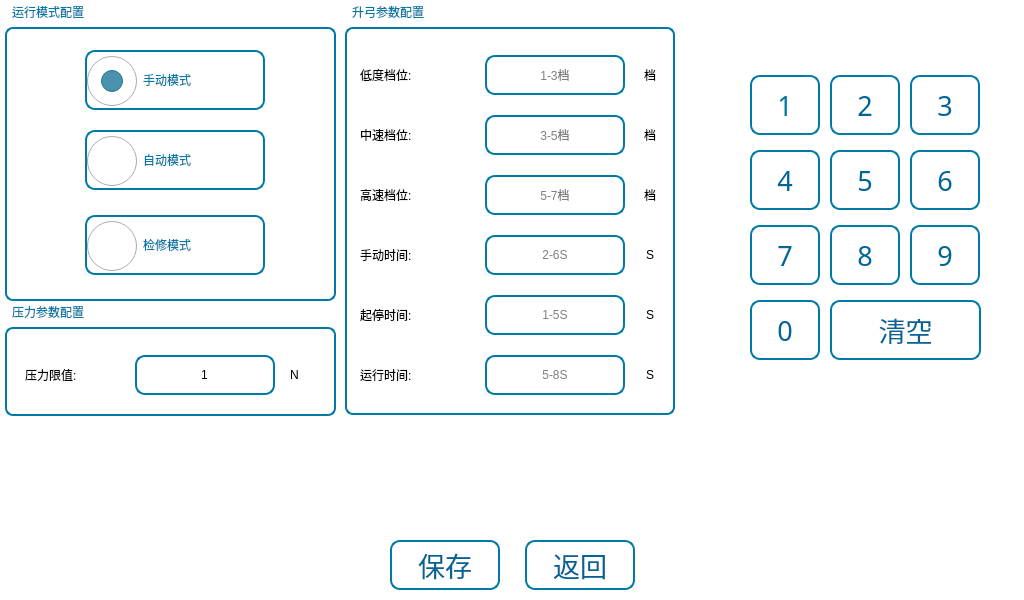
<?xml version="1.0" encoding="UTF-8"?>
<ui version="4.0">
 <class>SystemConf</class>
 <widget class="QWidget" name="SystemConf">
  <property name="geometry">
   <rect>
    <x>0</x>
    <y>0</y>
    <width>1024</width>
    <height>600</height>
   </rect>
  </property>
  <property name="windowTitle">
   <string>Form</string>
  </property>
  <property name="styleSheet">
   <string notr="true">QWidget#SystemConf{
background-color: rgb(255, 255, 255);
}
QToolButton{
font: 20pt &quot;文泉驿等宽微米黑&quot;;
color: rgb(0, 101, 150);
border:2px solid rgb(0, 122, 165);
border-radius:10px;
background-color: rgb(255, 255, 255);
}
QToolButton:disabled{
font: 20pt &quot;文泉驿等宽微米黑&quot;;
color: rgb(180, 180, 180);
border-color: rgb(180, 180, 180);
}
QGroupBox{
font: 20pt &quot;文泉驿等宽微米黑&quot;;
color: rgb(0, 122, 165);
border:2px solid rgb(0, 122, 165);
border-radius:8px;
margin-top:22px;
}
QGroupBox:title{
subcontrol-origin: margin;
left: 5px;
}
QRadioButton{
font: 20pt &quot;文泉驿等宽微米黑&quot;;
color:rgb(0, 122, 165);
border-radius:10px;
border:2px solid rgb(0, 122, 165);
background-color: rgb(255, 255, 255);
}
QRadioButton:disabled{
font: 20pt &quot;文泉驿等宽微米黑&quot;;
color: rgb(180, 180, 180);
border-color: rgb(180, 180, 180);
}
QRadioButton::indicator{
width:45px;
height:45px;
margin-left:5px;
}
QRadioButton::indicator::unchecked {
image: url(:/Image/disenable.png);
}
QRadioButton::indicator::checked {
image: url(:/Image/enable.png);
}
QLineEdit{
font: 18pt &quot;文泉驿等宽微米黑&quot;;
background-color: rgb(255, 255, 255);
border: 2px solid rgb(0, 122, 165);
border-radius:10px;
}</string>
  </property>
  <widget class="QGroupBox" name="groupBox">
   <property name="geometry">
    <rect>
     <x>5</x>
     <y>5</y>
     <width>331</width>
     <height>296</height>
    </rect>
   </property>
   <property name="title">
    <string>运行模式配置</string>
   </property>
   <widget class="QRadioButton" name="rBtnAutoMode">
    <property name="geometry">
     <rect>
      <x>80</x>
      <y>125</y>
      <width>180</width>
      <height>60</height>
     </rect>
    </property>
    <property name="text">
     <string>自动模式</string>
    </property>
    <property name="checked">
     <bool>false</bool>
    </property>
   </widget>
   <widget class="QRadioButton" name="rBtnRepairMode">
    <property name="geometry">
     <rect>
      <x>80</x>
      <y>210</y>
      <width>180</width>
      <height>60</height>
     </rect>
    </property>
    <property name="text">
     <string>检修模式</string>
    </property>
    <property name="checked">
     <bool>false</bool>
    </property>
   </widget>
   <widget class="QRadioButton" name="rBtnManualMode">
    <property name="geometry">
     <rect>
      <x>80</x>
      <y>45</y>
      <width>180</width>
      <height>60</height>
     </rect>
    </property>
    <property name="text">
     <string>手动模式</string>
    </property>
    <property name="checked">
     <bool>true</bool>
    </property>
   </widget>
  </widget>
  <widget class="QGroupBox" name="groupBox_2">
   <property name="geometry">
    <rect>
     <x>5</x>
     <y>305</y>
     <width>331</width>
     <height>111</height>
    </rect>
   </property>
   <property name="title">
    <string>压力参数配置</string>
   </property>
   <widget class="QLabel" name="lb_12">
    <property name="geometry">
     <rect>
      <x>20</x>
      <y>50</y>
      <width>91</width>
      <height>40</height>
     </rect>
    </property>
    <property name="styleSheet">
     <string notr="true">font: 14pt &quot;文泉驿等宽微米黑&quot;;
color: rgb(0, 0, 0);</string>
    </property>
    <property name="text">
     <string>压力限值:</string>
    </property>
   </widget>
   <widget class="QLabel" name="lb_14">
    <property name="geometry">
     <rect>
      <x>285</x>
      <y>50</y>
      <width>30</width>
      <height>40</height>
     </rect>
    </property>
    <property name="styleSheet">
     <string notr="true">font: 14pt &quot;文泉驿等宽微米黑&quot;;
color: rgb(0, 0, 0);</string>
    </property>
    <property name="text">
     <string>N</string>
    </property>
   </widget>
   <widget class="QLineEdit" name="lineEditP_1">
    <property name="geometry">
     <rect>
      <x>130</x>
      <y>50</y>
      <width>140</width>
      <height>40</height>
     </rect>
    </property>
    <property name="focusPolicy">
     <enum>Qt::StrongFocus</enum>
    </property>
    <property name="text">
     <string>1</string>
    </property>
    <property name="maxLength">
     <number>4</number>
    </property>
    <property name="echoMode">
     <enum>QLineEdit::Normal</enum>
    </property>
    <property name="alignment">
     <set>Qt::AlignCenter</set>
    </property>
    <property name="placeholderText">
     <string>0-1000N</string>
    </property>
   </widget>
  </widget>
  <widget class="QGroupBox" name="groupBox_3">
   <property name="geometry">
    <rect>
     <x>345</x>
     <y>5</y>
     <width>330</width>
     <height>410</height>
    </rect>
   </property>
   <property name="title">
    <string>升弓参数配置</string>
   </property>
   <widget class="QLabel" name="lb_3">
    <property name="geometry">
     <rect>
      <x>15</x>
      <y>50</y>
      <width>110</width>
      <height>40</height>
     </rect>
    </property>
    <property name="styleSheet">
     <string notr="true">font: 14pt &quot;文泉驿等宽微米黑&quot;;
color: rgb(0, 0, 0);</string>
    </property>
    <property name="text">
     <string>低度档位:</string>
    </property>
   </widget>
   <widget class="QLabel" name="lb_4">
    <property name="geometry">
     <rect>
      <x>15</x>
      <y>110</y>
      <width>110</width>
      <height>40</height>
     </rect>
    </property>
    <property name="styleSheet">
     <string notr="true">font: 14pt &quot;文泉驿等宽微米黑&quot;;
color: rgb(0, 0, 0);</string>
    </property>
    <property name="text">
     <string>中速档位:</string>
    </property>
   </widget>
   <widget class="QLabel" name="lb_5">
    <property name="geometry">
     <rect>
      <x>15</x>
      <y>170</y>
      <width>110</width>
      <height>40</height>
     </rect>
    </property>
    <property name="styleSheet">
     <string notr="true">font: 14pt &quot;文泉驿等宽微米黑&quot;;
color: rgb(0, 0, 0);</string>
    </property>
    <property name="text">
     <string>高速档位:</string>
    </property>
   </widget>
   <widget class="QLabel" name="lb_6">
    <property name="geometry">
     <rect>
      <x>15</x>
      <y>230</y>
      <width>110</width>
      <height>40</height>
     </rect>
    </property>
    <property name="styleSheet">
     <string notr="true">font: 14pt &quot;文泉驿等宽微米黑&quot;;
color: rgb(0, 0, 0);</string>
    </property>
    <property name="text">
     <string>手动时间:</string>
    </property>
   </widget>
   <widget class="QLabel" name="lb_7">
    <property name="geometry">
     <rect>
      <x>15</x>
      <y>290</y>
      <width>110</width>
      <height>40</height>
     </rect>
    </property>
    <property name="styleSheet">
     <string notr="true">font: 14pt &quot;文泉驿等宽微米黑&quot;;
color: rgb(0, 0, 0);</string>
    </property>
    <property name="text">
     <string>起停时间:</string>
    </property>
   </widget>
   <widget class="QLabel" name="lb_8">
    <property name="geometry">
     <rect>
      <x>15</x>
      <y>350</y>
      <width>110</width>
      <height>40</height>
     </rect>
    </property>
    <property name="styleSheet">
     <string notr="true">font: 14pt &quot;文泉驿等宽微米黑&quot;;
color: rgb(0, 0, 0);</string>
    </property>
    <property name="text">
     <string>运行时间:</string>
    </property>
   </widget>
   <widget class="QLineEdit" name="lineEditLS">
    <property name="geometry">
     <rect>
      <x>140</x>
      <y>50</y>
      <width>140</width>
      <height>40</height>
     </rect>
    </property>
    <property name="focusPolicy">
     <enum>Qt::StrongFocus</enum>
    </property>
    <property name="text">
     <string/>
    </property>
    <property name="maxLength">
     <number>1</number>
    </property>
    <property name="echoMode">
     <enum>QLineEdit::Normal</enum>
    </property>
    <property name="alignment">
     <set>Qt::AlignCenter</set>
    </property>
    <property name="placeholderText">
     <string>1-3档</string>
    </property>
   </widget>
   <widget class="QLineEdit" name="lineEditMS">
    <property name="geometry">
     <rect>
      <x>140</x>
      <y>110</y>
      <width>140</width>
      <height>40</height>
     </rect>
    </property>
    <property name="focusPolicy">
     <enum>Qt::StrongFocus</enum>
    </property>
    <property name="text">
     <string/>
    </property>
    <property name="maxLength">
     <number>1</number>
    </property>
    <property name="echoMode">
     <enum>QLineEdit::Normal</enum>
    </property>
    <property name="alignment">
     <set>Qt::AlignCenter</set>
    </property>
    <property name="placeholderText">
     <string>3-5档</string>
    </property>
   </widget>
   <widget class="QLineEdit" name="lineEditHS">
    <property name="geometry">
     <rect>
      <x>140</x>
      <y>170</y>
      <width>140</width>
      <height>40</height>
     </rect>
    </property>
    <property name="focusPolicy">
     <enum>Qt::StrongFocus</enum>
    </property>
    <property name="text">
     <string/>
    </property>
    <property name="maxLength">
     <number>1</number>
    </property>
    <property name="echoMode">
     <enum>QLineEdit::Normal</enum>
    </property>
    <property name="alignment">
     <set>Qt::AlignCenter</set>
    </property>
    <property name="placeholderText">
     <string>5-7档</string>
    </property>
   </widget>
   <widget class="QLineEdit" name="lineEditMT">
    <property name="geometry">
     <rect>
      <x>140</x>
      <y>230</y>
      <width>140</width>
      <height>40</height>
     </rect>
    </property>
    <property name="focusPolicy">
     <enum>Qt::StrongFocus</enum>
    </property>
    <property name="text">
     <string/>
    </property>
    <property name="maxLength">
     <number>4</number>
    </property>
    <property name="echoMode">
     <enum>QLineEdit::Normal</enum>
    </property>
    <property name="alignment">
     <set>Qt::AlignCenter</set>
    </property>
    <property name="placeholderText">
     <string>2-6S</string>
    </property>
   </widget>
   <widget class="QLineEdit" name="lineEditST">
    <property name="geometry">
     <rect>
      <x>140</x>
      <y>290</y>
      <width>140</width>
      <height>40</height>
     </rect>
    </property>
    <property name="focusPolicy">
     <enum>Qt::StrongFocus</enum>
    </property>
    <property name="text">
     <string/>
    </property>
    <property name="maxLength">
     <number>4</number>
    </property>
    <property name="echoMode">
     <enum>QLineEdit::Normal</enum>
    </property>
    <property name="alignment">
     <set>Qt::AlignCenter</set>
    </property>
    <property name="placeholderText">
     <string>1-5S</string>
    </property>
   </widget>
   <widget class="QLineEdit" name="lineEditRT">
    <property name="geometry">
     <rect>
      <x>140</x>
      <y>350</y>
      <width>140</width>
      <height>40</height>
     </rect>
    </property>
    <property name="focusPolicy">
     <enum>Qt::StrongFocus</enum>
    </property>
    <property name="text">
     <string/>
    </property>
    <property name="maxLength">
     <number>4</number>
    </property>
    <property name="echoMode">
     <enum>QLineEdit::Normal</enum>
    </property>
    <property name="alignment">
     <set>Qt::AlignCenter</set>
    </property>
    <property name="placeholderText">
     <string>5-8S</string>
    </property>
   </widget>
   <widget class="QLabel" name="lb_16">
    <property name="geometry">
     <rect>
      <x>290</x>
      <y>110</y>
      <width>30</width>
      <height>40</height>
     </rect>
    </property>
    <property name="styleSheet">
     <string notr="true">font: 14pt &quot;文泉驿等宽微米黑&quot;;
color: rgb(0, 0, 0);</string>
    </property>
    <property name="text">
     <string>档</string>
    </property>
    <property name="alignment">
     <set>Qt::AlignCenter</set>
    </property>
   </widget>
   <widget class="QLabel" name="lb_17">
    <property name="geometry">
     <rect>
      <x>290</x>
      <y>50</y>
      <width>30</width>
      <height>40</height>
     </rect>
    </property>
    <property name="styleSheet">
     <string notr="true">font: 14pt &quot;文泉驿等宽微米黑&quot;;
color: rgb(0, 0, 0);</string>
    </property>
    <property name="text">
     <string>档</string>
    </property>
    <property name="alignment">
     <set>Qt::AlignCenter</set>
    </property>
   </widget>
   <widget class="QLabel" name="lb_18">
    <property name="geometry">
     <rect>
      <x>290</x>
      <y>170</y>
      <width>30</width>
      <height>40</height>
     </rect>
    </property>
    <property name="styleSheet">
     <string notr="true">font: 14pt &quot;文泉驿等宽微米黑&quot;;
color: rgb(0, 0, 0);</string>
    </property>
    <property name="text">
     <string>档</string>
    </property>
    <property name="alignment">
     <set>Qt::AlignCenter</set>
    </property>
   </widget>
   <widget class="QLabel" name="lb_19">
    <property name="geometry">
     <rect>
      <x>290</x>
      <y>230</y>
      <width>30</width>
      <height>40</height>
     </rect>
    </property>
    <property name="styleSheet">
     <string notr="true">font: 14pt &quot;文泉驿等宽微米黑&quot;;
color: rgb(0, 0, 0);</string>
    </property>
    <property name="text">
     <string>S</string>
    </property>
    <property name="alignment">
     <set>Qt::AlignCenter</set>
    </property>
   </widget>
   <widget class="QLabel" name="lb_20">
    <property name="geometry">
     <rect>
      <x>290</x>
      <y>290</y>
      <width>30</width>
      <height>40</height>
     </rect>
    </property>
    <property name="styleSheet">
     <string notr="true">font: 14pt &quot;文泉驿等宽微米黑&quot;;
color: rgb(0, 0, 0);</string>
    </property>
    <property name="text">
     <string>S</string>
    </property>
    <property name="alignment">
     <set>Qt::AlignCenter</set>
    </property>
   </widget>
   <widget class="QLabel" name="lb_21">
    <property name="geometry">
     <rect>
      <x>290</x>
      <y>350</y>
      <width>30</width>
      <height>40</height>
     </rect>
    </property>
    <property name="styleSheet">
     <string notr="true">font: 14pt &quot;文泉驿等宽微米黑&quot;;
color: rgb(0, 0, 0);</string>
    </property>
    <property name="text">
     <string>S</string>
    </property>
    <property name="alignment">
     <set>Qt::AlignCenter</set>
    </property>
   </widget>
  </widget>
  <widget class="QToolButton" name="tBtnOk">
   <property name="geometry">
    <rect>
     <x>390</x>
     <y>540</y>
     <width>110</width>
     <height>50</height>
    </rect>
   </property>
   <property name="font">
    <font>
     <family>文泉驿等宽微米黑</family>
     <pointsize>20</pointsize>
     <weight>50</weight>
     <italic>false</italic>
     <bold>false</bold>
    </font>
   </property>
   <property name="focusPolicy">
    <enum>Qt::NoFocus</enum>
   </property>
   <property name="text">
    <string>保存</string>
   </property>
   <property name="icon">
    <iconset resource="../image.qrc">
     <normaloff>:/Image/ok.png</normaloff>:/Image/ok.png</iconset>
   </property>
   <property name="iconSize">
    <size>
     <width>35</width>
     <height>35</height>
    </size>
   </property>
   <property name="toolButtonStyle">
    <enum>Qt::ToolButtonTextBesideIcon</enum>
   </property>
  </widget>
  <widget class="QToolButton" name="tBtnBack">
   <property name="enabled">
    <bool>true</bool>
   </property>
   <property name="geometry">
    <rect>
     <x>525</x>
     <y>540</y>
     <width>110</width>
     <height>50</height>
    </rect>
   </property>
   <property name="font">
    <font>
     <family>文泉驿等宽微米黑</family>
     <pointsize>20</pointsize>
     <weight>50</weight>
     <italic>false</italic>
     <bold>false</bold>
    </font>
   </property>
   <property name="focusPolicy">
    <enum>Qt::NoFocus</enum>
   </property>
   <property name="text">
    <string>返回</string>
   </property>
   <property name="icon">
    <iconset resource="../image.qrc">
     <normaloff>:/Image/back.png</normaloff>:/Image/back.png</iconset>
   </property>
   <property name="iconSize">
    <size>
     <width>35</width>
     <height>35</height>
    </size>
   </property>
   <property name="toolButtonStyle">
    <enum>Qt::ToolButtonTextBesideIcon</enum>
   </property>
  </widget>
  <widget class="QToolButton" name="tBtn_0">
   <property name="geometry">
    <rect>
     <x>750</x>
     <y>300</y>
     <width>70</width>
     <height>60</height>
    </rect>
   </property>
   <property name="sizePolicy">
    <sizepolicy hsizetype="Fixed" vsizetype="Fixed">
     <horstretch>0</horstretch>
     <verstretch>0</verstretch>
    </sizepolicy>
   </property>
   <property name="font">
    <font>
     <family>文泉驿等宽微米黑</family>
     <pointsize>20</pointsize>
     <weight>50</weight>
     <italic>false</italic>
     <bold>false</bold>
    </font>
   </property>
   <property name="focusPolicy">
    <enum>Qt::NoFocus</enum>
   </property>
   <property name="text">
    <string>0</string>
   </property>
   <property name="autoRepeat">
    <bool>true</bool>
   </property>
  </widget>
  <widget class="QToolButton" name="tBtn_del">
   <property name="geometry">
    <rect>
     <x>830</x>
     <y>300</y>
     <width>151</width>
     <height>60</height>
    </rect>
   </property>
   <property name="sizePolicy">
    <sizepolicy hsizetype="Fixed" vsizetype="Fixed">
     <horstretch>0</horstretch>
     <verstretch>0</verstretch>
    </sizepolicy>
   </property>
   <property name="minimumSize">
    <size>
     <width>0</width>
     <height>0</height>
    </size>
   </property>
   <property name="font">
    <font>
     <family>文泉驿等宽微米黑</family>
     <pointsize>20</pointsize>
     <weight>50</weight>
     <italic>false</italic>
     <bold>false</bold>
    </font>
   </property>
   <property name="focusPolicy">
    <enum>Qt::NoFocus</enum>
   </property>
   <property name="text">
    <string>清空</string>
   </property>
   <property name="autoRepeat">
    <bool>true</bool>
   </property>
  </widget>
  <widget class="QToolButton" name="tBtn_6">
   <property name="geometry">
    <rect>
     <x>910</x>
     <y>150</y>
     <width>70</width>
     <height>60</height>
    </rect>
   </property>
   <property name="sizePolicy">
    <sizepolicy hsizetype="Fixed" vsizetype="Fixed">
     <horstretch>0</horstretch>
     <verstretch>0</verstretch>
    </sizepolicy>
   </property>
   <property name="font">
    <font>
     <family>文泉驿等宽微米黑</family>
     <pointsize>20</pointsize>
     <weight>50</weight>
     <italic>false</italic>
     <bold>false</bold>
    </font>
   </property>
   <property name="focusPolicy">
    <enum>Qt::NoFocus</enum>
   </property>
   <property name="text">
    <string>6</string>
   </property>
   <property name="autoRepeat">
    <bool>true</bool>
   </property>
  </widget>
  <widget class="QToolButton" name="tBtn_7">
   <property name="geometry">
    <rect>
     <x>750</x>
     <y>225</y>
     <width>70</width>
     <height>60</height>
    </rect>
   </property>
   <property name="sizePolicy">
    <sizepolicy hsizetype="Fixed" vsizetype="Fixed">
     <horstretch>0</horstretch>
     <verstretch>0</verstretch>
    </sizepolicy>
   </property>
   <property name="font">
    <font>
     <family>文泉驿等宽微米黑</family>
     <pointsize>20</pointsize>
     <weight>50</weight>
     <italic>false</italic>
     <bold>false</bold>
    </font>
   </property>
   <property name="focusPolicy">
    <enum>Qt::NoFocus</enum>
   </property>
   <property name="text">
    <string>7</string>
   </property>
   <property name="autoRepeat">
    <bool>true</bool>
   </property>
  </widget>
  <widget class="QToolButton" name="tBtn_1">
   <property name="geometry">
    <rect>
     <x>750</x>
     <y>75</y>
     <width>70</width>
     <height>60</height>
    </rect>
   </property>
   <property name="sizePolicy">
    <sizepolicy hsizetype="Fixed" vsizetype="Fixed">
     <horstretch>0</horstretch>
     <verstretch>0</verstretch>
    </sizepolicy>
   </property>
   <property name="font">
    <font>
     <family>文泉驿等宽微米黑</family>
     <pointsize>20</pointsize>
     <weight>50</weight>
     <italic>false</italic>
     <bold>false</bold>
    </font>
   </property>
   <property name="focusPolicy">
    <enum>Qt::NoFocus</enum>
   </property>
   <property name="styleSheet">
    <string notr="true">QToolButton{
font: 20pt &quot;文泉驿等宽微米黑&quot;;
color: rgb(0, 122, 165);
border:2px solid rgb(0, 122, 165);
border-radius:10px;
background-color: rgb(255, 255, 255);
}</string>
   </property>
   <property name="text">
    <string>1</string>
   </property>
   <property name="autoRepeat">
    <bool>true</bool>
   </property>
  </widget>
  <widget class="QToolButton" name="tBtn_2">
   <property name="geometry">
    <rect>
     <x>830</x>
     <y>75</y>
     <width>70</width>
     <height>60</height>
    </rect>
   </property>
   <property name="sizePolicy">
    <sizepolicy hsizetype="Fixed" vsizetype="Fixed">
     <horstretch>0</horstretch>
     <verstretch>0</verstretch>
    </sizepolicy>
   </property>
   <property name="font">
    <font>
     <family>文泉驿等宽微米黑</family>
     <pointsize>20</pointsize>
     <weight>50</weight>
     <italic>false</italic>
     <bold>false</bold>
    </font>
   </property>
   <property name="focusPolicy">
    <enum>Qt::NoFocus</enum>
   </property>
   <property name="text">
    <string>2</string>
   </property>
   <property name="autoRepeat">
    <bool>true</bool>
   </property>
  </widget>
  <widget class="QToolButton" name="tBtn_3">
   <property name="geometry">
    <rect>
     <x>910</x>
     <y>75</y>
     <width>70</width>
     <height>60</height>
    </rect>
   </property>
   <property name="sizePolicy">
    <sizepolicy hsizetype="Fixed" vsizetype="Fixed">
     <horstretch>0</horstretch>
     <verstretch>0</verstretch>
    </sizepolicy>
   </property>
   <property name="font">
    <font>
     <family>文泉驿等宽微米黑</family>
     <pointsize>20</pointsize>
     <weight>50</weight>
     <italic>false</italic>
     <bold>false</bold>
    </font>
   </property>
   <property name="focusPolicy">
    <enum>Qt::NoFocus</enum>
   </property>
   <property name="text">
    <string>3</string>
   </property>
   <property name="autoRepeat">
    <bool>true</bool>
   </property>
  </widget>
  <widget class="QToolButton" name="tBtn_9">
   <property name="geometry">
    <rect>
     <x>910</x>
     <y>225</y>
     <width>70</width>
     <height>60</height>
    </rect>
   </property>
   <property name="sizePolicy">
    <sizepolicy hsizetype="Fixed" vsizetype="Fixed">
     <horstretch>0</horstretch>
     <verstretch>0</verstretch>
    </sizepolicy>
   </property>
   <property name="font">
    <font>
     <family>文泉驿等宽微米黑</family>
     <pointsize>20</pointsize>
     <weight>50</weight>
     <italic>false</italic>
     <bold>false</bold>
    </font>
   </property>
   <property name="focusPolicy">
    <enum>Qt::NoFocus</enum>
   </property>
   <property name="text">
    <string>9</string>
   </property>
   <property name="autoRepeat">
    <bool>true</bool>
   </property>
  </widget>
  <widget class="QToolButton" name="tBtn_4">
   <property name="geometry">
    <rect>
     <x>750</x>
     <y>150</y>
     <width>70</width>
     <height>60</height>
    </rect>
   </property>
   <property name="sizePolicy">
    <sizepolicy hsizetype="Fixed" vsizetype="Fixed">
     <horstretch>0</horstretch>
     <verstretch>0</verstretch>
    </sizepolicy>
   </property>
   <property name="font">
    <font>
     <family>文泉驿等宽微米黑</family>
     <pointsize>20</pointsize>
     <weight>50</weight>
     <italic>false</italic>
     <bold>false</bold>
    </font>
   </property>
   <property name="focusPolicy">
    <enum>Qt::NoFocus</enum>
   </property>
   <property name="text">
    <string>4</string>
   </property>
   <property name="autoRepeat">
    <bool>true</bool>
   </property>
  </widget>
  <widget class="QToolButton" name="tBtn_5">
   <property name="geometry">
    <rect>
     <x>830</x>
     <y>150</y>
     <width>70</width>
     <height>60</height>
    </rect>
   </property>
   <property name="sizePolicy">
    <sizepolicy hsizetype="Fixed" vsizetype="Fixed">
     <horstretch>0</horstretch>
     <verstretch>0</verstretch>
    </sizepolicy>
   </property>
   <property name="font">
    <font>
     <family>文泉驿等宽微米黑</family>
     <pointsize>20</pointsize>
     <weight>50</weight>
     <italic>false</italic>
     <bold>false</bold>
    </font>
   </property>
   <property name="focusPolicy">
    <enum>Qt::NoFocus</enum>
   </property>
   <property name="text">
    <string>5</string>
   </property>
   <property name="autoRepeat">
    <bool>true</bool>
   </property>
  </widget>
  <widget class="QToolButton" name="tBtn_8">
   <property name="geometry">
    <rect>
     <x>830</x>
     <y>225</y>
     <width>70</width>
     <height>60</height>
    </rect>
   </property>
   <property name="sizePolicy">
    <sizepolicy hsizetype="Fixed" vsizetype="Fixed">
     <horstretch>0</horstretch>
     <verstretch>0</verstretch>
    </sizepolicy>
   </property>
   <property name="font">
    <font>
     <family>文泉驿等宽微米黑</family>
     <pointsize>20</pointsize>
     <weight>50</weight>
     <italic>false</italic>
     <bold>false</bold>
    </font>
   </property>
   <property name="focusPolicy">
    <enum>Qt::NoFocus</enum>
   </property>
   <property name="text">
    <string>8</string>
   </property>
   <property name="autoRepeat">
    <bool>true</bool>
   </property>
  </widget>
 </widget>
 <resources>
  <include location="../image.qrc"/>
 </resources>
 <connections/>
</ui>
